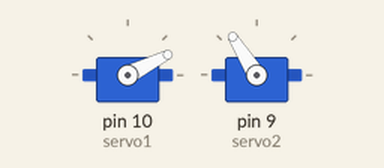
This sketch was run on a simulated Arduino Uno, built with avr-gcc and run on an emulated ATmega328P. Parts: 2 × servo.

Above: at 0.05 s.
At 0.4 s:
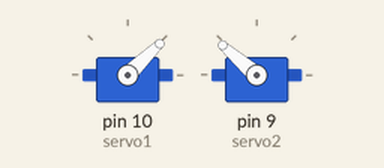
At 0.75 s:
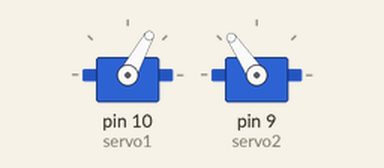
At 1.45 s:
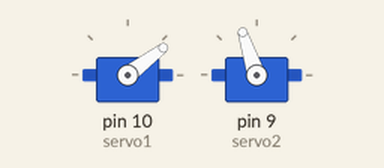
Timing chart, 0 to 4.0 s (numbered marks = the images above):
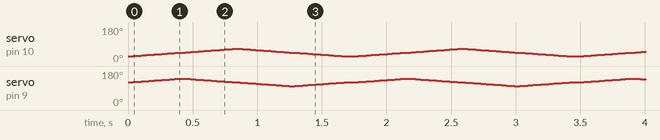

The sketch:

servo_rotation_tryout.ino
```cpp
#include <Servo.h>

Servo servo1;
Servo servo2;


int pos1 = 45;
int pos2 = 120;
int initiate = 0;

void setup() {
servo1.attach(10);
servo2.attach(9);
}

void loop() {

  servo1.write(pos1);
  servo2.write(pos2);

  if(initiate = 0){
    initfct();}
  else{
    south();
  }
  west();
  north();
  east();
  delay(50);
}

void initfct(){
  for(int i = 0; i<=20; i++){
    servo2.write(pos2 + i);
    initiate = 1;
    delay(20);
  }
}

void south(){
  for(int i = 0; i<=20; i++){
    servo2.write(pos2 + i);
    servo1.write(pos1 -20 + i);
    delay(20);
  }
}

void west(){
  for(int i = 0; i<=20; i++){
    servo1.write(pos1 + i);
    servo2.write(pos2 +20 - i);
    delay(20);
 }
}

void north(){
  for(int i = 0; i <= 20; i++){
    servo2.write(pos2 -i);
    servo1.write(pos1 +20 -i);
    delay(20);
  }
}

void east(){
  for(int i = 0; i <=20; i++){
    servo1.write(pos1 - i);
    servo2.write(pos2 -20 +i);
    delay(20);
  }
}
```
